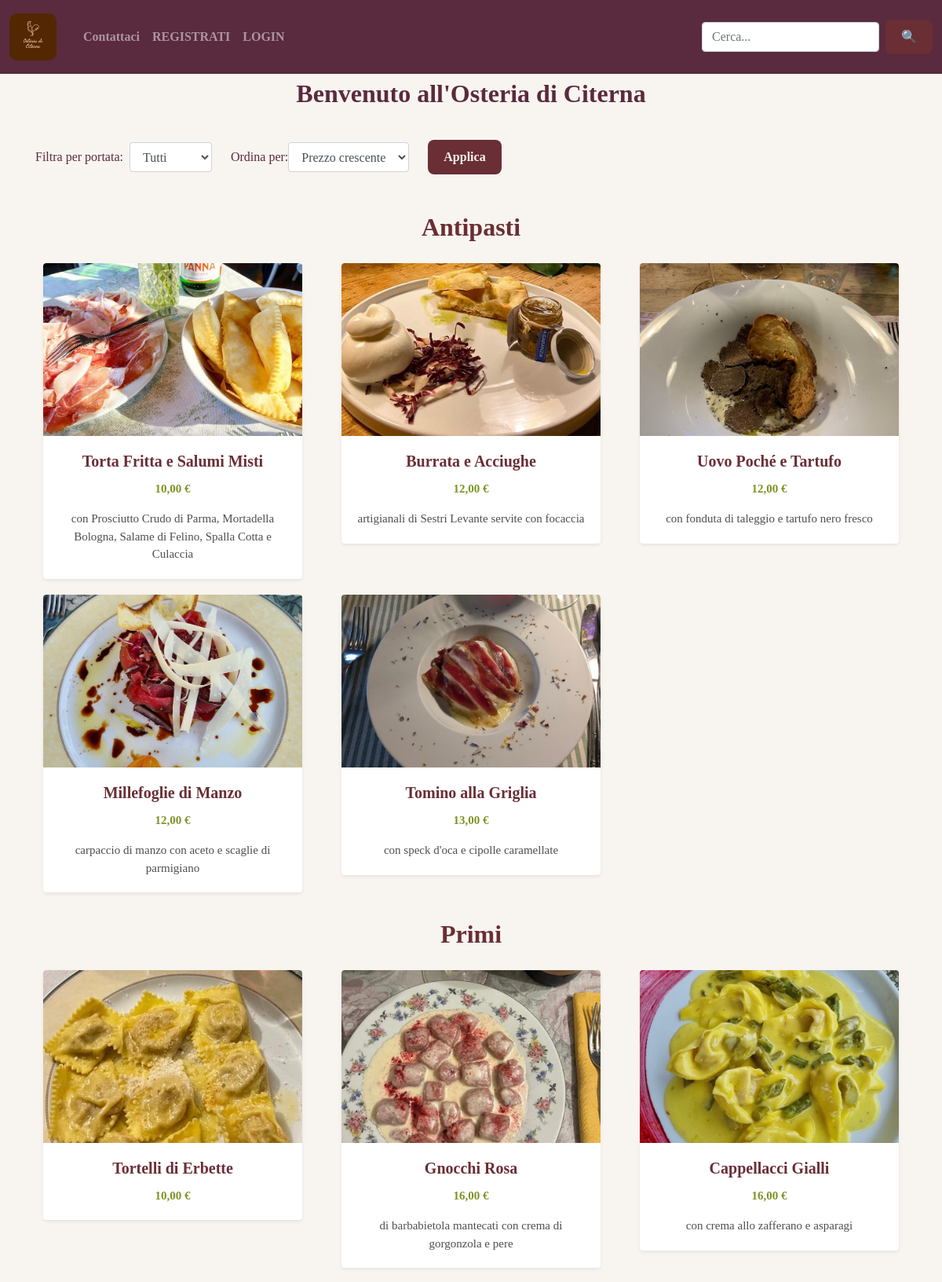
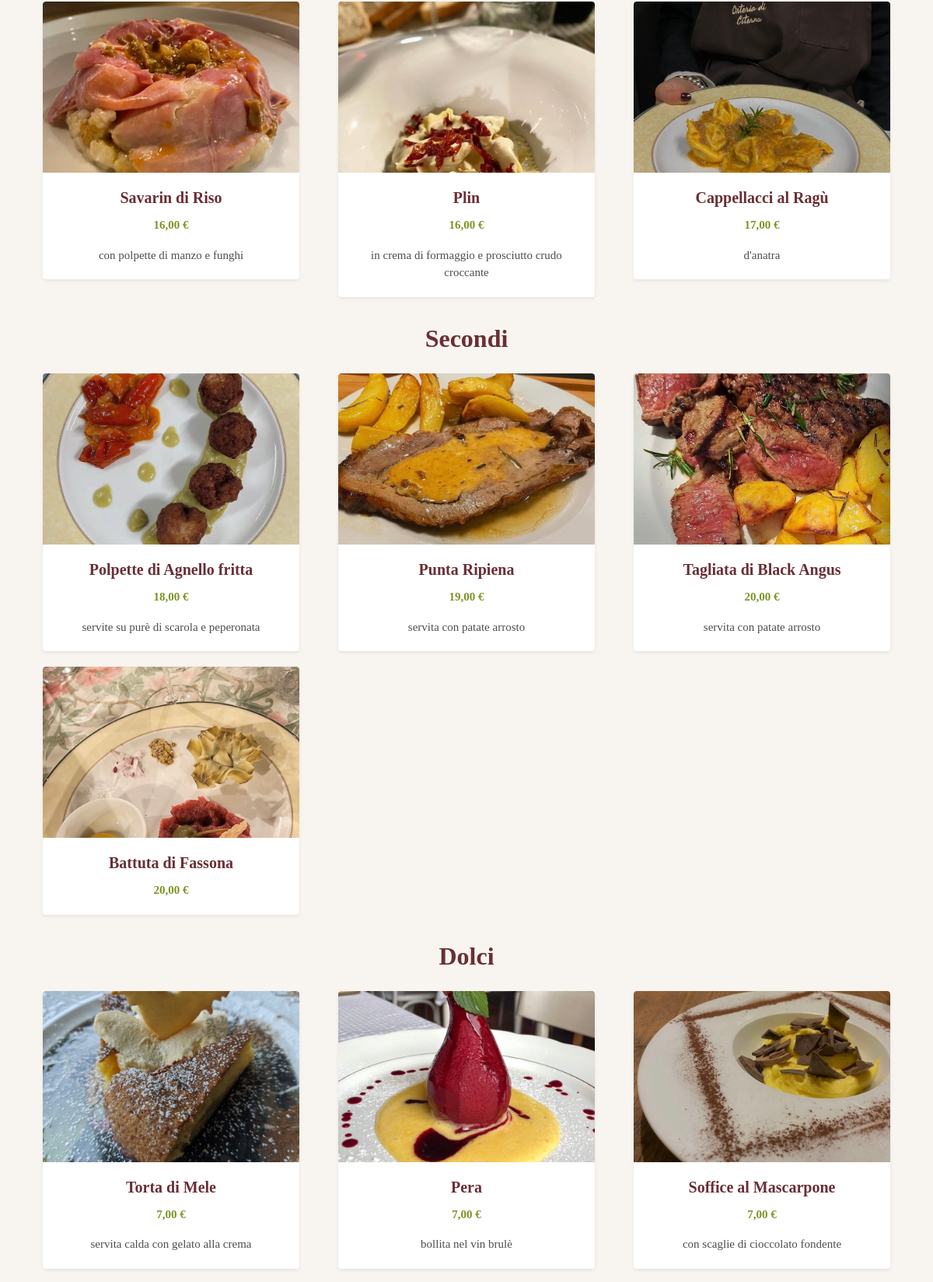
The app's page /menu/ (upper part) with its own data (2 pictures, top to bottom).
### accounts/models.py (models this page shows, shortened)
class Portata(models.Model):
    nome = models.CharField(max_length=50)
    class Meta:
        verbose_name_plural = 'Portate'

class Piatto(models.Model):
    nome = models.CharField(max_length=50)
    ingredienti = models.CharField(max_length=500, null=True, blank=True)
    prezzo = models.FloatField(null=True)
    portata = models.ManyToManyField(Portata)
    immagine = models.ImageField(upload_to='piatti/', null=True, blank=True)
    class Meta:
        verbose_name_plural = 'Piatti'

### accounts/views.py (the view, shortened to what this page needs)
# urls.py: path('menu/', views.menu, name='menu'),
def menu(request):
    ordine = request.GET.get('ordine', 'prezzo_asc')
    portata = request.GET.get('portata', 'Tutti')
    portata = portata.capitalize()
    piatti = Piatto.objects.all()
    portate = Portata.objects.all()
    if portata != 'Tutti':
        piatti = piatti.filter(portata__nome=portata)
    if ordine == 'prezzo_asc':
        piatti = piatti.order_by('prezzo')
    elif ordine == 'nome':
        piatti = piatti.order_by('nome')
    suggeriti = []
    preferiti = []
    piatti_popolari = (Ordinazione.objects
        .filter(completato=True)
        .values("piatto")
        .annotate(count=Count("piatto"))
        .order_by("-count")[:4])
    preferiti = Piatto.objects.filter(id__in=[p["piatto"] for p in piatti_popolari])
    piatti_per_portata = {}
    for cat in portate:
        piatti_cat = piatti.filter(portata=cat)
        if piatti_cat.exists():
            piatti_per_portata[cat.nome] = piatti_cat
    return render(request, 'accounts/dashboard.html', {
        'piatti': piatti,
        'portate': portate,
        'categoria': portata,
        'ordine': ordine,
        'piatti_per_categoria': piatti_per_portata,
        'suggeriti': suggeriti,
        'preferiti': preferiti,
    })

### accounts/templates/accounts/dashboard.html (shortened to what this page needs)
{% extends 'accounts/main.html' %}
{% load static %}
{% block content %}
<div style="text-align: center; padding: 20px;">
    <h2>Benvenuto all'Osteria di Citerna</h2>
    <br>
    <div class="container" style="text-align: left;">
        <form method="get" id="filtraggio-piatti" class="form-inline mb-4">
            <label for="portata" class="mr-2">Filtra per portata:</label>
            <select id="portata" name="portata" class="form-control mr-4">
                <option value="Tutti">Tutti</option>
            </select>
            <label for="ordine">Ordina per:</label>
            <select id="ordine" name="ordine" class="form-control mr-4">
                <option value="prezzo_asc" {% if ordine == 'prezzo_asc' %}selected{% endif %}>Prezzo crescente</option>
            </select>
            <button type="submit" class="orderpiattobutton">Applica</button>
        </form>
    </div>
    <div class="row">
        {% for cat_nome, piatti_cat in piatti_per_categoria.items %}
            <div class="container mt-4">
                <h2 style="color: #6a2e35;">{{ cat_nome }}</h2>
                <div class="row">
                    {% for piatto in piatti_cat %}
                        <div class="col-md-4">
                            <div class="card rounded shadow-sm" style="margin: 10px;">
                                {% if piatto.immagine %}
                                    <img src="{{ piatto.immagine.url }}" class="card-img-top" style="object-fit: cover; height: 220px;">
                                {% endif %}
                                <div class="card-body">
                                    <h5 class="card-title">{{ piatto.nome }}</h5>
                                    <p class="card-text" style="color: #7c9425; font-weight: bold;">{{ piatto.prezzo|floatformat:2 }} €</p>
                                    {% if piatto.ingredienti %}
                                        <p class="card-text">{{ piatto.ingredienti }}</p>
                                    {% endif %}
                                </div>
                            </div>
                        </div>
                    {% endfor %}
                </div>
            </div>
        {% endfor %}
    </div>
    <br>
    <br><br>
</div>
<br><br>
{% endblock %}

### static/css/main.css (style rules this page uses)
body { background-color: #f8f5f0; color: #5a2a3e; font-family: 'Georgia', serif; margin: 0; padding: 0; }
h1, h2, h3, h4 { color: #5a2a3e; font-weight: bold; margin-bottom: 1rem; }
.orderpiattobutton, .loginbutton, .registratibutton, .btn { background-color: #6a2e35; color: #f9f5f0; border: none; padding: 10px 20px; border-radius: 8px; font-weight: bold; font-size: 16px; transition: 0.3s ease; }
.card { border: none; border-radius: 12px; overflow: hidden; box-shadow: 0 2px 10px rgba(106, 46, 53, 0.1); background-color: #fff; }
.card-title { font-weight: bold; color: #6a2e35; }
.card-text { font-size: 15px; color: #4e4e4e; }
input, select, textarea { border-radius: 6px; border: 1px solid #ccc; padding: 8px; font-size: 15px; }

### accounts/templates/accounts/dashboard.html (style rules this page uses)
body { background-color: #f8f5f0; }

### records on screen
Portata: piatti_per_categoria "Antipasti"
Piatto: immagine (picture), nome "Torta Fritta e Salumi Misti", prezzo "10,00", ingredienti "con Prosciutto Crudo di Parma, Mortadella Bologna, Salame di Felino, Spalla Cotta e Culaccia"
Piatto: immagine (picture), nome "Burrata e Acciughe", prezzo "12,00", ingredienti "artigianali di Sestri Levante servite con focaccia"
Piatto: immagine (picture), nome "Uovo Poché e Tartufo", prezzo "12,00", ingredienti "con fonduta di taleggio e tartufo nero fresco"
Piatto: immagine (picture), nome "Millefoglie di Manzo", prezzo "12,00", ingredienti "carpaccio di manzo con aceto e scaglie di parmigiano"
Piatto: immagine (picture), nome "Tomino alla Griglia", prezzo "13,00", ingredienti "con speck d'oca e cipolle caramellate"
Portata: piatti_per_categoria "Primi"
Piatto: immagine (picture), nome "Tortelli di Erbette", prezzo "10,00"
Piatto: immagine (picture), nome "Gnocchi Rosa", prezzo "16,00", ingredienti "di barbabietola mantecati con crema di gorgonzola e pere"
Piatto: immagine (picture), nome "Cappellacci Gialli", prezzo "16,00", ingredienti "con crema allo zafferano e asparagi"
Piatto: immagine (picture), nome "Savarin di Riso", prezzo "16,00", ingredienti "con polpette di manzo e funghi"
Piatto: immagine (picture), nome "Plin", prezzo "16,00", ingredienti "in crema di formaggio e prosciutto crudo croccante"
Piatto: immagine (picture), nome "Cappellacci al Ragù", prezzo "17,00", ingredienti "d'anatra"
Portata: piatti_per_categoria "Secondi"
Piatto: immagine (picture), nome "Polpette di Agnello fritta", prezzo "18,00", ingredienti "servite su purè di scarola e peperonata"
Piatto: immagine (picture), nome "Punta Ripiena", prezzo "19,00", ingredienti "servita con patate arrosto"
Piatto: immagine (picture), nome "Tagliata di Black Angus", prezzo "20,00", ingredienti "servita con patate arrosto"
Piatto: immagine (picture), nome "Battuta di Fassona", prezzo "20,00"
Portata: piatti_per_categoria "Dolci"
Piatto: immagine (picture), nome "Torta di Mele", prezzo "7,00", ingredienti "servita calda con gelato alla crema"
Piatto: immagine (picture), nome "Pera", prezzo "7,00", ingredienti "bollita nel vin brulè"
Piatto: immagine (picture), nome "Soffice al Mascarpone", prezzo "7,00", ingredienti "con scaglie di cioccolato fondente"
